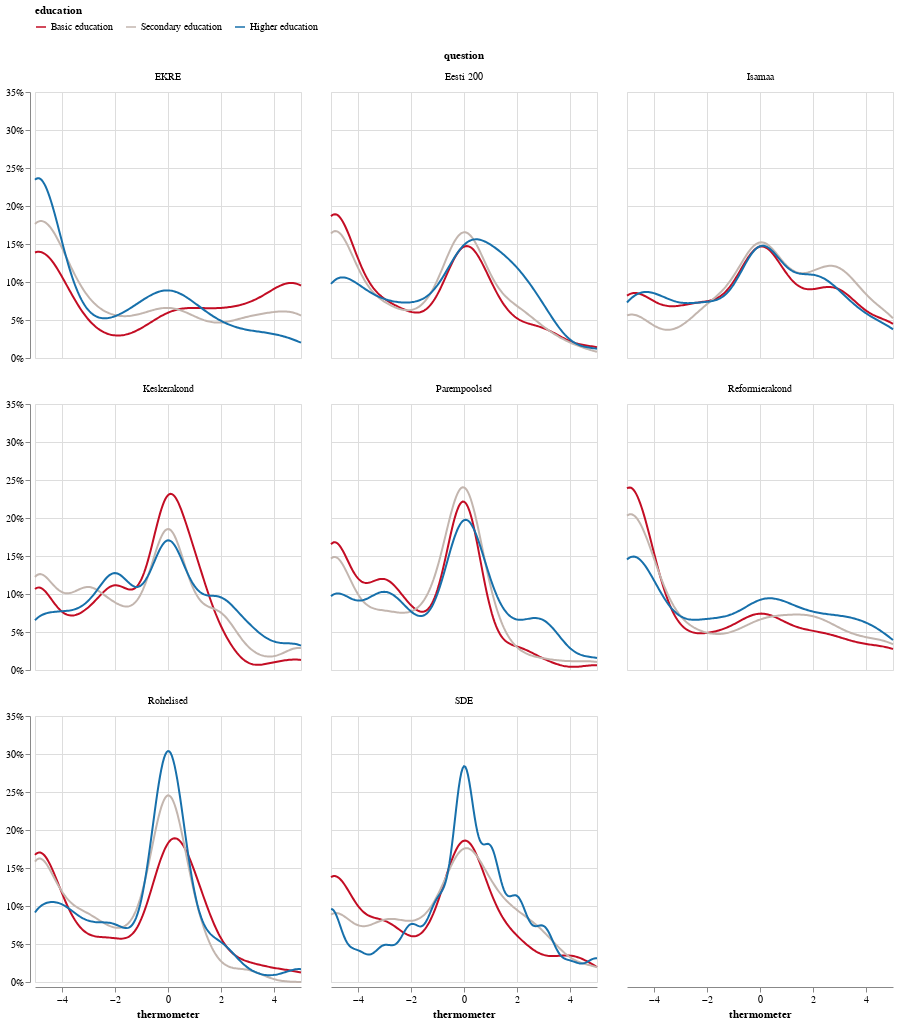

Notebook cell for this chart:
### Code cell
e2e_plot({
    'res_col' : 'thermometer',
    'factor_cols': ['education'],  'filter': {},
    'plot': 'density',
    'internal_facet': True
},data_file)

### Figure 1 — Vega-Lite specification as saved in the notebook (floating-point values rounded to 4 significant figures; data arrays with more than 128 entries replaced by an {"elided": "..."} marker saying what was removed)
{"config": {"view": {"continuousWidth": 300, "continuousHeight": 300}}, "data": {"name": "data-88a80a42e140d82736f1259e6232d58a"}, "facet": {"field": "question", "type": "ordinal"}, "spec": {"mark": {"type": "line"}, "encoding": {"color": {"field": "education", "legend": {"orient": "top"}, "scale": {"domain": ["Basic education", "Secondary education", "Higher education"], "range": ["#c30d24", "#c3b6af", "#1770ab"]}, "type": "nominal"}, "x": {"field": "thermometer", "type": "quantitative"}, "y": {"axis": {"format": "%", "title": null}, "field": "density", "type": "quantitative"}}, "height": 266, "transform": [{"density": "thermometer", "groupby": ["education", "question"], "as": ["thermometer", "density"]}], "width": 266}, "columns": 3, "$schema": "https://vega.github.io/schema/vega-lite/v5.15.1.json", "datasets": {"data-88a80a42e140d82736f1259e6232d58a": {"elided": "24000 records"}}}
